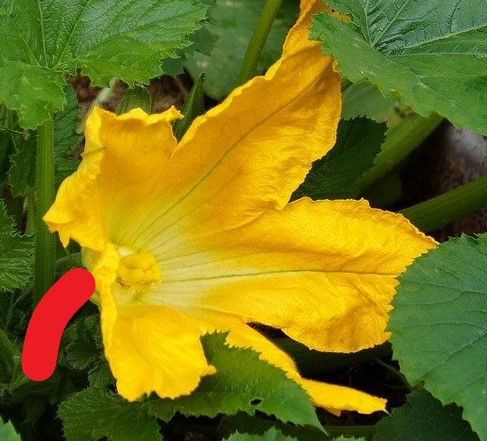
%> input picture K-mean/k-mean images/zucchiniapproachedRED.jpg, 487 x 441 px
$ octave k_mean_segmentation2.m   (GNU Octave 9; MATLAB toolbox functions it lacks are replaced by stand-ins)
%> lines starting %> are read from the running program, lines starting %| are printed output that depends on the picture; in (x1, y1, x2, y2) boxes, pixels count from 0 and x2, y2 are one past the last pixel; in counts of white or black regions, pixels touching at a corner belong together; the program's own positions count from 1
%clear all the variables and figures
clc; clear all; close all;
%Load the image for the segmantation
zucc = imread('zucchiniapproachedRED.jpg');% imshow(zucc);
%> zucc is the input picture: size 441x487x3 uint8; mean R, G, B 124.6, 118.8, 22.6

%move the image from the RGB space to the CIE XYZ (Lab) one and extract the
%color plane
xyz_zucc = rgb2lab(zucc);
%> xyz_zucc: size 441x487x3 double; mean of channels 1, 2, 3 48.7, -8.5, 45.8
xz = xyz_zucc(:,:,2:3);
xz = im2single(xz);

% number of different colors to be extracted. It characterize the number of
% the final clusters
n_Clusters = 4;

%k-mean segmantation
pixel_labels = imsegkmeans(xz,n_Clusters,'NumAttempt',3);
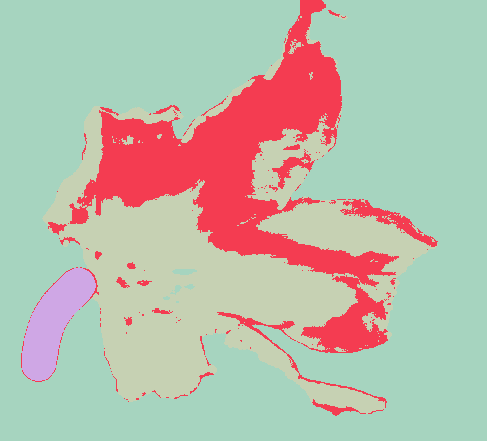
%> pixel_labels: size 441x487 uint8; 4 distinct labels, from 1 to 4; one colour per label, 0 black

% %shows the clusters labelled with different grays colors
% figure
% imshow(pixel_labels,[])
%
% %use different masks to extract form the original image the clusters found.
mask1 = pixel_labels==1;
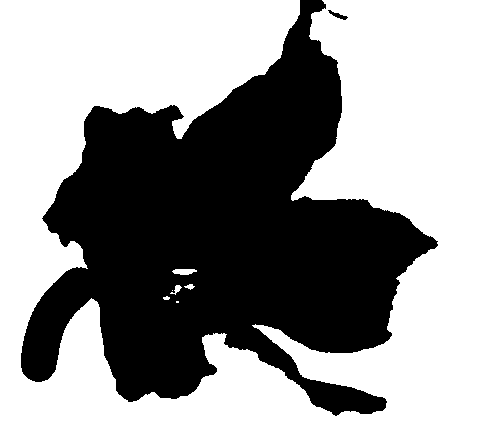
%> mask1: size 441x487 logical; 59.8% white; 2 black regions, box (x1, y1, x2, y2) and area: (21, 0, 438, 416) 86236, (328, 10, 348, 20) 71
cluster1 = zucc .* uint8(mask1);
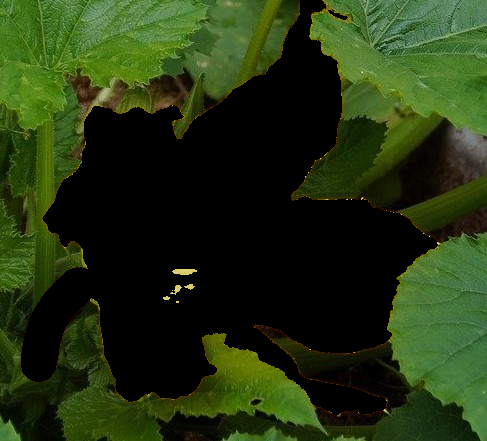
%> cluster1: size 441x487x3 uint8; mean R, G, B 35.3, 51.4, 17
figure
imshow(cluster1)

mask2 = pixel_labels==2;
%> mask2: size 441x487 logical; 15.8% white; 166 white regions (142 under 20 px), largest, box (x1, y1, x2, y2) and area: (69, 0, 399, 353) 29995, (340, 199, 438, 247) 1045, (217, 312, 387, 408) 737
cluster2 = zucc .* uint8(mask2);
figure
imshow(cluster2)

mask3 = pixel_labels==3;
%> mask3: size 441x487 logical; 1.9% white; 1 white region, box (x1, y1, x2, y2) and area: (22, 268, 96, 381) 4133
cluster3 = zucc .* uint8(mask3);
figure
imshow(cluster3)

mask4 = pixel_labels==4;
%> mask4: size 441x487 logical; 22.4% white; 100 white regions (85 under 20 px), largest, box (x1, y1, x2, y2) and area: (42, 106, 385, 414) 36496, (256, 200, 438, 340) 6993, (247, 122, 335, 210) 3179
cluster4 = zucc .* uint8(mask4);
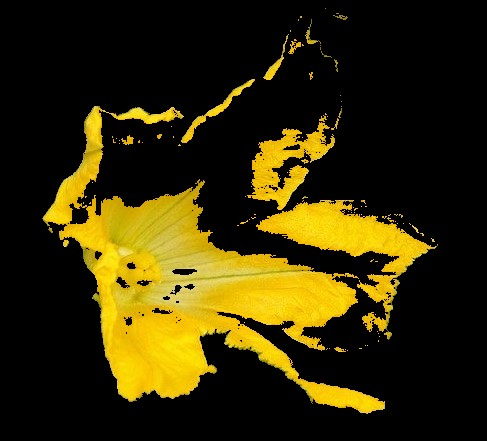
%> cluster4: size 441x487x3 uint8; mean R, G, B 52.2, 43.6, 3.9
figure
imshow(cluster4)


clusters={cluster1 cluster2 cluster3 cluster4};
%> clusters = 4 items
masks={mask1 mask2 mask3 mask4};
%> masks = 4 items

% [6 lines of commented-out code are left out]
for i=1:n_Clusters
    cluster=clusters{i};
    mask=masks{i};

    redChannel = cluster(:, :, 1);
    greenChannel = cluster(:, :, 2);
    blueChannel = cluster(:, :, 3);

    meanR = mean(redChannel(mask));
    meanG = mean(greenChannel(mask));
    meanB = mean(blueChannel(mask));

    fprintf('meanR: %3.f    meanG:%3.f    meanB: %3.f\n',meanR,meanG,meanB)
%     if (meanR>210 && meanG>160 && meanG<240 && meanB<80)
%        flowerCluster=cluster;
%     end
end
%> this loop made 4 passes
%> (meanR, meanG, meanB) on passes 1 to 4: (59.02, 85.89, 28.43), (206.1, 147.1, 6.26), (230.2, 29.79, 36.1), (232.7, 194.1, 17.47)
%| meanR:  59    meanG: 86    meanB:  28
%| meanR: 206    meanG:147    meanB:   6
%| meanR: 230    meanG: 30    meanB:  36
%| meanR: 233    meanG:194    meanB:  17
%> pass 1, `greenChannel = cluster(:, :, 2);`:
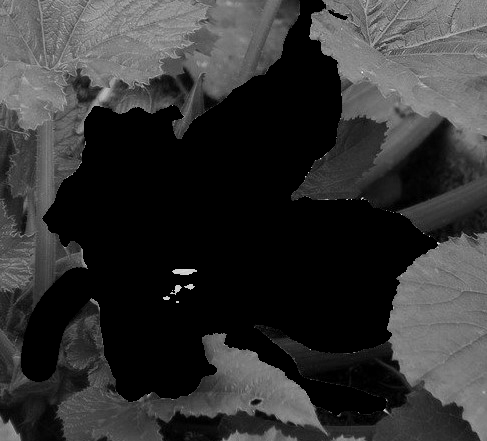
%> greenChannel: size 441x487 uint8; min 0, max 253, mean 51.4
%> pass 1, `blueChannel = cluster(:, :, 3);`:
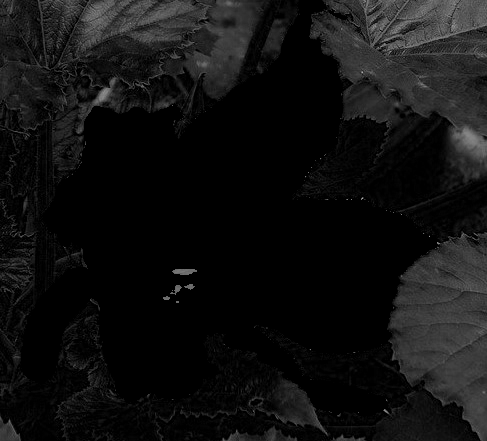
%> blueChannel: size 441x487 uint8; min 0, max 174, mean 17
%> pass 2, `redChannel = cluster(:, :, 1);`:
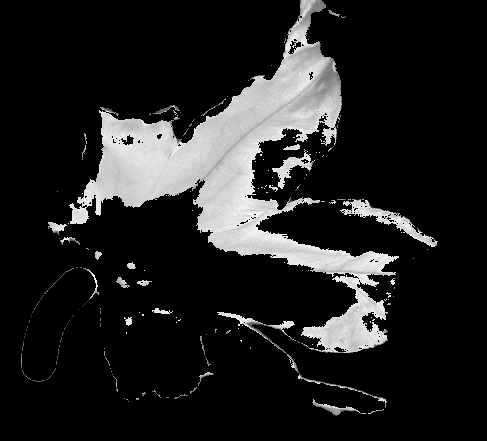
%> redChannel: size 441x487 uint8; min 0, max 255, mean 32.6
% figure
% imshow(flowerCluster)
% try to identify the various flowers..
%
% %binarizzazione dell'immagine
% grayIm = rgb2gray(flowerCluster);
% bw = imbinarize(grayIm);
% figure
% imshow(bw)
%
% %noise attenuation
% bw = bwareaopen(bw,20);
% figure;
% imshow(bw);
%
% %NOT STREACTLY NEEDED IN SOME CASES. IT COULD BE USEFUL IF YOU WANT TO CLOSE
% %SOME BOUNDARIES IN AN IMAGE FOR EXAMPLE IF YOU WANT TO CLOSE A CIRCLE AREA
% %WHICH IN THE BINARIZATION OF THE IMAGE RESULTS OPEN YOU USE THIS AND THENO
% %YOU FILL THE WHOLE ARE WITH THE NEXT INSTRUCTIONS BLOCK. TO USE THIS
% %CHANGE THE 0 VALUE OF STREL INSTRUCTION.
% %fill the holes in the image by finding circles in it
% se = strel('disk',0);
% bw = imclose(bw,se);
% figure
% imshow(bw)
%
% %fill all the closed boundaries
% bw = imfill(bw,'holes');
% figure;
% imshow(bw);
%
% %find the boundaries of the non empty figures (B boundary funtion, L
% %labeled image
% [B,L] = bwboundaries(bw,'noholes');
%
% % plot the image with coulours and highlight the boundaries
% figure
% imshow(label2rgb(L,@jet,[.5 .5 .5]))
% hold on
% for k = 1:length(B)
%   boundary = B{k};
%   plot(boundary(:,2),boundary(:,1),'w','LineWidth',1)
% end
%
% %extract the centroids from the labeled image and plot on the previous
% %image
% s = regionprops(L,'centroid');
% centroids = cat(1,s.Centroid);
% plot(centroids(:,1),centroids(:,2),'r*')
%
% % number of flower present in the image
% Numberflowers = length(centroids);
%
% %print of the original flower divided with the respective centroids.
% for i = 1:k
%     clust = L==i;
%     cluster = zucc .* uint8(clust);
%     figure
%     imshow(cluster);
%     hold on
%     plot(centroids(i,1),centroids(i,2),'r*')
% end

$ run again, with K-mean/k-mean images/fiore.jpg copied over K-mean/k-mean images/zucchiniapproachedRED.jpg
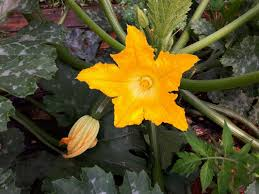
%> input picture K-mean/k-mean images/fiore.jpg, 259 x 194 px
%> zucc is the input picture: size 194x259x3 uint8; mean R, G, B 88.1, 80.2, 41
%> xyz_zucc: size 194x259x3 double; mean of channels 1, 2, 3 33.2, -1.7, 20.3
%> pixel_labels: size 194x259 uint8; 4 distinct labels, from 1 to 4
%> mask1: size 194x259 logical; 11.2% white; 84 white regions (57 under 20 px), largest, box (x1, y1, x2, y2) and area: (41, 0, 111, 58) 1401, (0, 0, 29, 37) 721, (172, 81, 221, 145) 709
%> mask2: size 194x259 logical; 13.5% white; 3 white regions (1 under 20 px), largest, box (x1, y1, x2, y2) and area: (77, 25, 199, 131) 6404, (62, 127, 91, 154) 376
%> mask3: size 194x259 logical; 19.4% white; 64 white regions (46 under 20 px), largest, box (x1, y1, x2, y2) and area: (119, 0, 259, 58) 3671, (172, 120, 259, 194) 3053, (181, 70, 259, 96) 871
%> mask4: size 194x259 logical; 55.9% white; 85 black regions (58 under 20 px), largest, box (x1, y1, x2, y2) and area: (41, 0, 259, 194) 17939, (59, 107, 100, 160) 1034, (0, 0, 29, 37) 721
%> `cluster4 = zucc .* uint8(mask4);`:
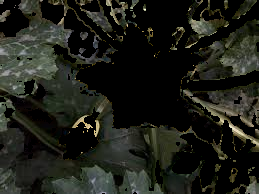
%> cluster4: size 194x259x3 uint8; mean R, G, B 30, 31.6, 24.6
%> clusters = 4 items
%> the loop `for i=1:n_Clusters` made 4 passes
%> (meanR, meanG, meanB) on passes 1 to 4: (75.63, 54.66, 45.9), (240.9, 173.3, 17.7), (88.27, 98.1, 46.09), (53.66, 56.57, 43.97)
%> (printed output is left out)
%> pass 2, `redChannel = cluster(:, :, 1);`:
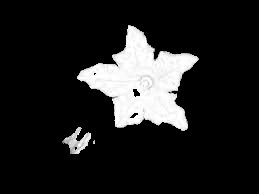
%> redChannel: size 194x259 uint8; min 0, max 255, mean 32.5
